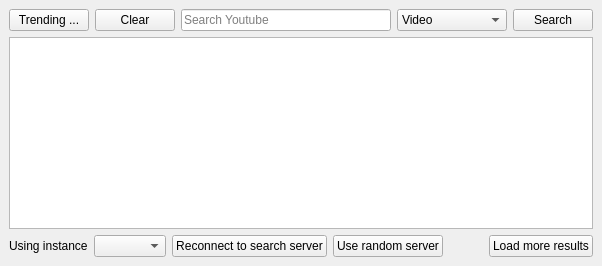
      <widget class="QWidget" name="ytSearchTab">
       <attribute name="icon">
        <iconset resource="icons.qrc">
         <normaloff>:/icons/youtube.png</normaloff>:/icons/youtube.png</iconset>
       </attribute>
       <attribute name="title">
        <string>Youtube Search</string>
       </attribute>
       <layout class="QVBoxLayout" name="verticalLayout_14">
        <property name="leftMargin">
         <number>0</number>
        </property>
        <property name="topMargin">
         <number>0</number>
        </property>
        <property name="rightMargin">
         <number>0</number>
        </property>
        <property name="bottomMargin">
         <number>0</number>
        </property>
        <item>
         <widget class="QWidget" name="ytWidget" native="true">
          <layout class="QVBoxLayout" name="verticalLayout_15">
           <item>
            <layout class="QHBoxLayout" name="horizontalLayout_8">
             <item>
              <widget class="QPushButton" name="ytSearchLoadTrending">
               <property name="text">
                <string>Trending ...</string>
               </property>
               <property name="icon">
                <iconset resource="icons.qrc">
                 <normaloff>:/icons/up.png</normaloff>:/icons/up.png</iconset>
               </property>
               <property name="iconSize">
                <size>
                 <width>22</width>
                 <height>22</height>
                </size>
               </property>
              </widget>
             </item>
             <item>
              <widget class="QPushButton" name="ytSearchClear">
               <property name="text">
                <string>Clear</string>
               </property>
               <property name="icon">
                <iconset resource="icons.qrc">
                 <normaloff>:/icons/recycle_bin.png</normaloff>:/icons/recycle_bin.png</iconset>
               </property>
               <property name="iconSize">
                <size>
                 <width>22</width>
                 <height>22</height>
                </size>
               </property>
              </widget>
             </item>
             <item>
              <widget class="QLineEdit" name="ytSearchLineEdit">
               <property name="placeholderText">
                <string>Search Youtube</string>
               </property>
               <property name="clearButtonEnabled">
                <bool>true</bool>
               </property>
              </widget>
             </item>
             <item>
              <widget class="QComboBox" name="ytSearchSearchTypeComboBox">
               <property name="minimumSize">
                <size>
                 <width>110</width>
                 <height>0</height>
                </size>
               </property>
               <item>
                <property name="text">
                 <string>Video</string>
                </property>
                <property name="icon">
                 <iconset resource="icons.qrc">
                  <normaloff>:/icons/video.png</normaloff>:/icons/video.png</iconset>
                </property>
               </item>
               <item>
                <property name="text">
                 <string>Playlist</string>
                </property>
                <property name="icon">
                 <iconset resource="icons.qrc">
                  <normaloff>:/icons/menu2.png</normaloff>:/icons/menu2.png</iconset>
                </property>
               </item>
              </widget>
             </item>
             <item>
              <widget class="QPushButton" name="ytSearchButton">
               <property name="text">
                <string>Search</string>
               </property>
               <property name="icon">
                <iconset resource="icons.qrc">
                 <normaloff>:/icons/search.png</normaloff>:/icons/search.png</iconset>
               </property>
               <property name="iconSize">
                <size>
                 <width>22</width>
                 <height>22</height>
                </size>
               </property>
              </widget>
             </item>
            </layout>
           </item>
           <item>
            <widget class="QListWidget" name="ytSearchResultsListWidget">
             <property name="verticalScrollMode">
              <enum>QAbstractItemView::ScrollMode::ScrollPerPixel</enum>
             </property>
             <property name="spacing">
              <number>4</number>
             </property>
            </widget>
           </item>
           <item>
            <layout class="QHBoxLayout" name="horizontalLayout_12">
             <property name="topMargin">
              <number>0</number>
             </property>
             <property name="rightMargin">
              <number>0</number>
             </property>
             <item>
              <widget class="QWidget" name="ytSearchInstanceWidget" native="true">
               <property name="minimumSize">
                <size>
                 <width>0</width>
                 <height>0</height>
                </size>
               </property>
               <layout class="QHBoxLayout" name="horizontalLayout_11">
                <property name="leftMargin">
                 <number>0</number>
                </property>
                <property name="topMargin">
                 <number>0</number>
                </property>
                <property name="rightMargin">
                 <number>0</number>
                </property>
                <property name="bottomMargin">
                 <number>0</number>
                </property>
                <item>
                 <widget class="QLabel" name="label_4">
                  <property name="text">
                   <string>Using instance</string>
                  </property>
                 </widget>
                </item>
                <item>
                 <widget class="QComboBox" name="ytSearchInstancesCombo">
                  <property name="sizeAdjustPolicy">
                   <enum>QComboBox::SizeAdjustPolicy::AdjustToContents</enum>
                  </property>
                 </widget>
                </item>
               </layout>
              </widget>
             </item>
             <item>
              <widget class="QPushButton" name="ytSearchGetInstances">
               <property name="toolTip">
                <string>Click if search is not working</string>
               </property>
               <property name="text">
                <string>Reconnect to search server</string>
               </property>
               <property name="icon">
                <iconset resource="icons.qrc">
                 <normaloff>:/icons/link.png</normaloff>:/icons/link.png</iconset>
               </property>
               <property name="iconSize">
                <size>
                 <width>22</width>
                 <height>22</height>
                </size>
               </property>
              </widget>
             </item>
             <item>
              <widget class="QPushButton" name="ytSearchSwitchInstance">
               <property name="toolTip">
                <string>Click if results are not showing up</string>
               </property>
               <property name="text">
                <string>Use random server</string>
               </property>
               <property name="icon">
                <iconset resource="icons.qrc">
                 <normaloff>:/icons/database_active.png</normaloff>:/icons/database_active.png</iconset>
               </property>
               <property name="iconSize">
                <size>
                 <width>22</width>
                 <height>22</height>
                </size>
               </property>
              </widget>
             </item>
             <item>
              <spacer name="horizontalSpacer_7">
               <property name="orientation">
                <enum>Qt::Orientation::Horizontal</enum>
               </property>
               <property name="sizeHint" stdset="0">
                <size>
                 <width>40</width>
                 <height>20</height>
                </size>
               </property>
              </spacer>
             </item>
             <item>
              <widget class="QPushButton" name="ytSearchLoadMore">
               <property name="toolTip">
                <string>Load results from next page</string>
               </property>
               <property name="text">
                <string>Load more results</string>
               </property>
               <property name="icon">
                <iconset resource="icons.qrc">
                 <normaloff>:/icons/next.png</normaloff>:/icons/next.png</iconset>
               </property>
               <property name="iconSize">
                <size>
                 <width>22</width>
                 <height>22</height>
                </size>
               </property>
              </widget>
             </item>
            </layout>
           </item>
          </layout>
         </widget>
        </item>
       </layout>
      </widget>
